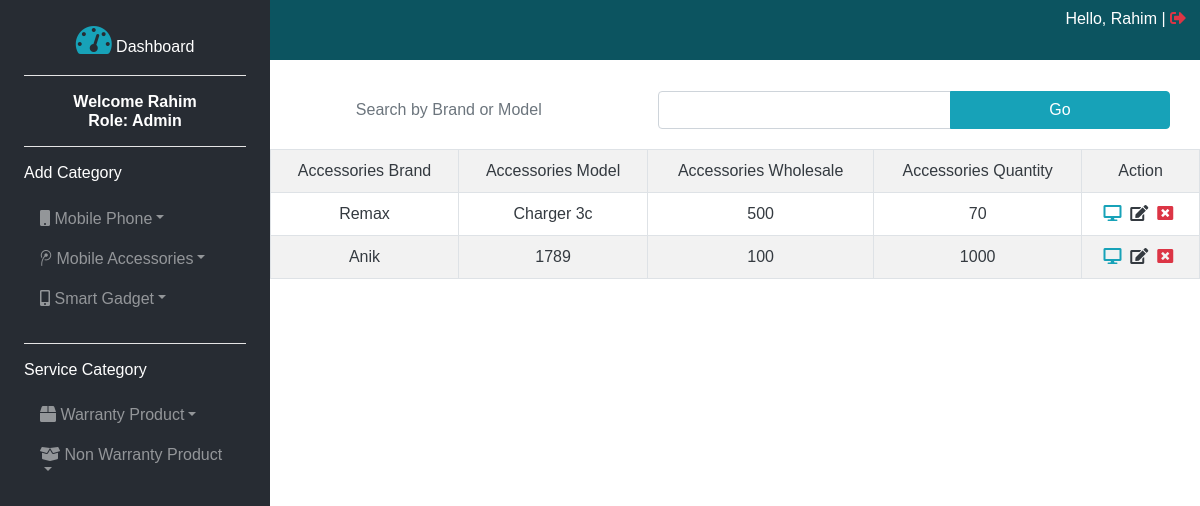
Page /viewAccessories.php (signed in) on the committed database.
### tables this page shows
CREATE TABLE `accessories_info` (
  `acc_id` int(5) NOT NULL,
  `acc_brand` varchar(50) NOT NULL,
  `acc_model` varchar(50) NOT NULL,
  `acc_code` varchar(50) NOT NULL,
  `acc_origin` varchar(50) NOT NULL,
  `acc_wholesale` int(5) NOT NULL,
  `acc_quantity` int(4) NOT NULL,
  `acc_description` text NOT NULL
);

### app/classes/ViewProduct.php (called while the page is built, shortened)
<?php
class ViewProduct
{
    public function ViewAccessories(){
        $link=mysqli_connect('localhost','root','','xyz_traders');
        $sql="SELECT * FROM `accessories_info`";
        if ($queryResult=mysqli_query($link,$sql)){
            return $queryResult;
        }
        else{
            return "Query Problem".die($link);
        }
    }
}

### viewAccessories.php (the view, shortened to what this page needs)
<?php
$view = new ViewProduct();
$queryResult=$view->ViewAccessories();
?>
<html>
<head>
    <link rel="stylesheet" href="asset/css/bootstrap.css">
    <link rel="stylesheet" href="asset/css/fontawesome-all.css">
    <link rel="stylesheet" href="asset/css/style.php">
</head>
<body>
<aside class="left-side">
    <p class="font-weight-bold text-center"><br><a href="dashboard.php"><i class="fas fa-tachometer-alt fa-2x text-info text-center"></i> Dashboard</a></p>
    <hr class="bg-white">
    <h6 class="font-weight-bold text-center">Welcome <?php echo $_SESSION['name'];?> <br> Role: <?php echo $_SESSION['designation'];?></h6>
    <hr class="bg-white">
    <h6>Add Category</h6>
    <nav class="navbar navbar-dark">
        <ul class="navbar-nav">
            <li class="nav-item dropdown"><a href="" class="nav-link dropdown-toggle" data-toggle="dropdown"><i class="fa fa-mobile"></i> Mobile Phone</a>
            </li>
            <li class="nav-item dropdown"><a href="" class="nav-link dropdown-toggle" data-toggle="dropdown"><i class="fab fa-tencent-weibo"></i> Mobile Accessories</a>
            </li>
            <li class="nav-item dropdown"><a href="" class="nav-link dropdown-toggle" data-toggle="dropdown"><i class="fas fa-mobile-alt"></i></i> Smart Gadget</a>
            </li>
        </ul>
    </nav>
    <hr class="bg-white">
    <h6>Service Category</h6>
    <nav class="navbar navbar-dark">
        <ul class="navbar-nav">
            <li class="nav-item dropdown"><a href="" class="nav-link dropdown-toggle" data-toggle="dropdown"><i class="fa fa-box"></i> Warranty Product</a>
            </li>
            <li class="nav-item dropdown"><a href="" class="nav-link dropdown-toggle" data-toggle="dropdown"><i class="fa fa-box-open"></i> Non Warranty Product</a>
            </li>
        </ul>
    </nav>
</aside>
<div class="right-side">
    <div class="header">
        <p>Hello, <?php echo $_SESSION['name'];?> | <a href="?logout=true" class="text-danger"><i class="fa fa-sign-out-alt"></i></a></p>
    </div>
    <br>
    <div class="add-form">
        <form action="" method="post">
            <div class="row input-group">
                <label class="col-md-5 col-sm-5 col-12 col-form-label text-secondary font-weight-normal text-center">Search by Brand or Model</label>
                <div class="input-group col-md-7 col-sm-7 col-12">
                    <input type="search" name="search" class="form-control">
                    <div class="input-group-append">
                        <button type="submit" class="btn btn-info" name="btn" value="Go">Go</button>
                    </div>
                </div>
            </div>
        </form>
    </div>
    <div class="table-responsive">
        <table class="table table-bordered table-hover table-striped text-dark text-center">
            <tr>
                <th>Accessories Brand</th>
                <th>Accessories Model</th>
                <th>Accessories Wholesale</th>
                <th>Accessories Quantity</th>
                <th>Action</th>
            </tr>
            <?php while ($show=mysqli_fetch_assoc($queryResult)){?>
                <tr>
                    <td><?php echo $show['acc_brand'];?></td>
                    <td><?php echo $show['acc_model'];?></td>
                    <td><?php echo $show['acc_wholesale'];?></td>
                    <td><?php echo $show['acc_quantity'];?></td>
                    <td>
                        <a href="viewAccId.php?id=<?php echo $show['acc_id'];?>"><i class="fa fa-desktop text-info"></i></a>&nbsp;
                        <a href="editAccessories.php?id=<?php echo $show['acc_id'];?>"><i class="fa fa-edit text-dark"></i></a>&nbsp;
                        <a onclick="return confirm('Are you sure??')" href="?delete=<?php echo $show['acc_id'];?>"><i class="fa fa-window-close text-danger"></i></a>&nbsp;
                    </td>
                </tr>
            <?php } ?>
        </table>
    </div>
</div>
</body>
</html>

### rows in the picture
accessories_info: acc_brand "Remax", acc_model "Charger 3c", acc_wholesale "500", acc_quantity "70"
accessories_info: acc_brand "Anik", acc_model "1789", acc_wholesale "100", acc_quantity "1000"

### other values in the picture
$_SESSION['name'] "Rahim"
$_SESSION['designation'] "Admin"
